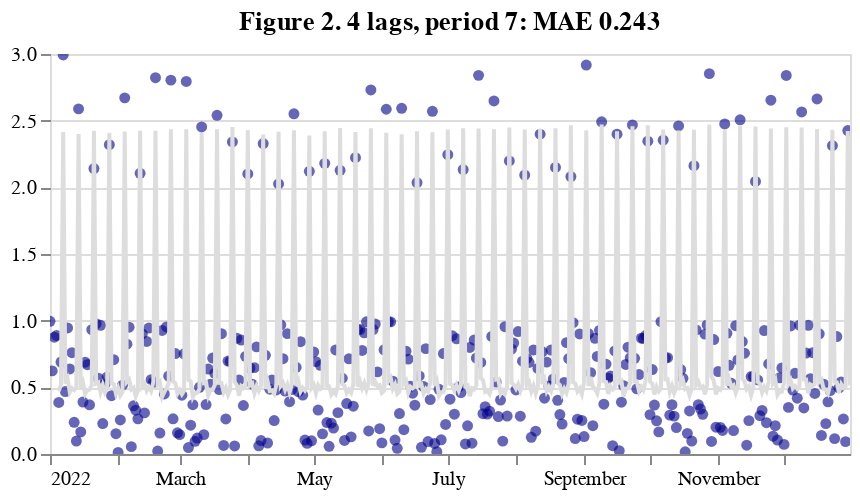

Notebook code cell kept with this figure:
### Markdown cell above
Enable `seasonal`, and we get the expected level baseline with weekly peaks:

### Code cell
_, s2params, _, stage2 = run_autoreg(ts2, 'y',
                                     lags_=4,
                                     seasonal_=True,
                                     period_=7,
                                     exhibit_no='Figure 2. '
                                    )
stage2

### Figure 1 — Vega-Lite specification as saved in the notebook (floating-point values rounded to 4 significant figures; data arrays with more than 128 entries replaced by an {"elided": "..."} marker saying what was removed)
{"config": {"view": {"continuousWidth": 400, "continuousHeight": 300}}, "layer": [{"mark": {"type": "circle", "color": "darkblue", "opacity": 0.6}, "encoding": {"tooltip": {"type": "temporal", "field": "t"}, "x": {"type": "temporal", "axis": {"grid": false, "ticks": true}, "field": "t", "title": ""}, "y": {"type": "quantitative", "axis": {"domain": false, "grid": true, "ticks": true}, "field": "y", "scale": {"zero": false}, "title": ""}}, "height": 200, "selection": {"selector002": {"type": "interval", "bind": "scales"}}, "title": "", "width": 400}, {"mark": {"type": "line", "color": "t"}, "encoding": {"x": {"type": "temporal", "axis": {"grid": false, "ticks": true}, "field": "t", "title": ""}, "y": {"type": "quantitative", "axis": {"domain": false, "grid": true, "ticks": true}, "field": "y_hat", "scale": {"zero": false}, "title": ""}}, "height": 200, "title": "Figure 2. 4 lags, period 7: MAE 0.243", "width": 400}], "data": {"name": "data-1de953d8ac8982613772399eeec3aa9c"}, "$schema": "https://vega.github.io/schema/vega-lite/v4.8.1.json", "datasets": {"data-1de953d8ac8982613772399eeec3aa9c": {"elided": "365 records"}}}
